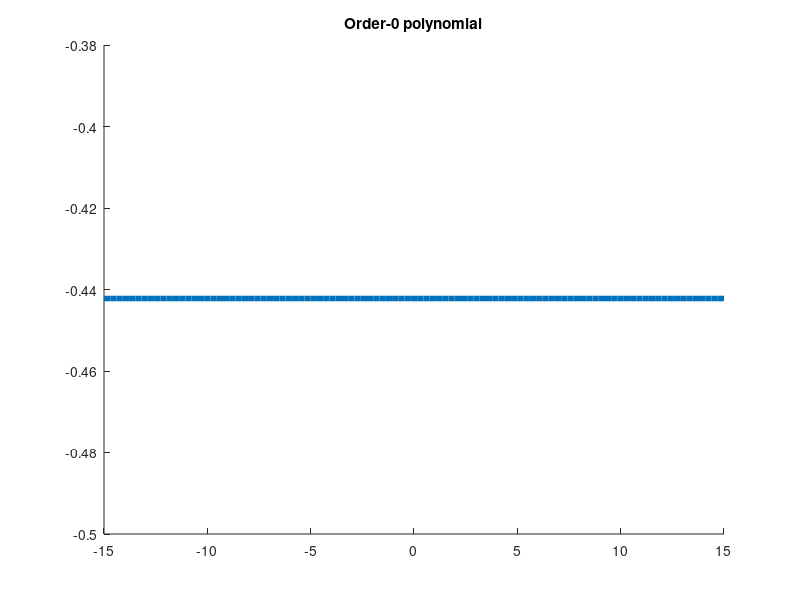
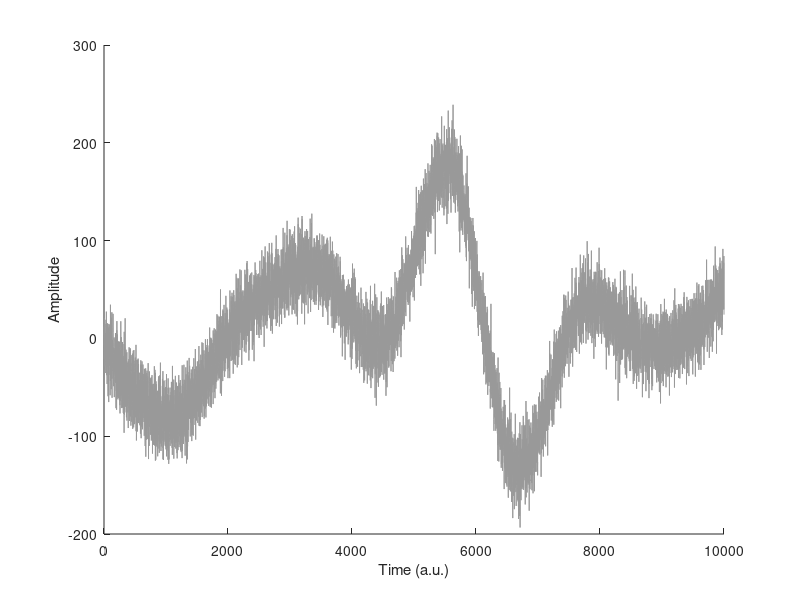

The MATLAB source for these figures, in order: (Note: this script raises an error after producing the figures.)
%% Non-linear detrending
% Author: Will Decker
% Code adapted from Mike X. Cohen's "Signal Processing Problems" course

%% Generating polynomials

% parameters

order = 0; % nth order polynomial
x = linspace(-15,15,100); % -15 to 15 in 100 points
y = zeros(size(x));
beta = randn;

for i=1:order+1
    y = y + beta*x.^(i-1); % y, original signal
end

% plot

figure(1), clf, hold on
plot(x,y,'linew',4)
title([ 'Order-' num2str(order) ' polynomial' ])

%% Generate signal with polynomial artifact

n = 10000;
time = (1:n)';
k = 10; % number of poles for random amplitudes
slowdrift = interp1(100*randn(k,1),linspace(1,k,n),'pchip')';
signal = slowdrift + 20*randn(n,1);

% plot

figure(2), clf, hold on
H = plot(time,signal);
set(H,'color',[1 1 1]*.6)
xlabel('Time (a.u.)')
ylabel('Amplitude')

%% Identifying polynomials in signal

% polynomial fit

p = polyfit(time,signal,3); % fits nth order polynomial (3rd parameter) into time and signal
disp(p)

% predicted data is evaluation of polynomial

yHat = polyval(p,time); 

% compute residual (the cleaned signal)

residual = signal - yHat;

% plot

figure(2) % rerun fig2 in previous chunk if needed
plot(t,yHat,'r','linew',4)
plot(t,residual,'k','linew',2)
legend({'Original';'Polyfit';'Filtered signal'})

